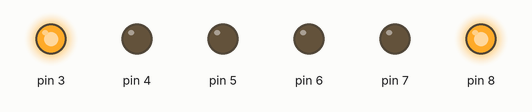
Recording of a sketch running on a simulated Arduino Uno, built with avr-gcc and run on an emulated ATmega328P. Parts: output pins drawn as LEDs (lit = HIGH).

Above: at 0.1 s.
At 5.1 s:
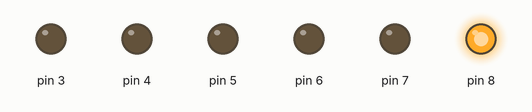
At 9.6 s:
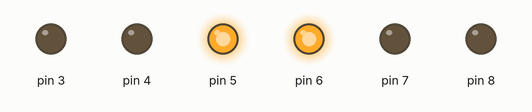
At 15.6 s:
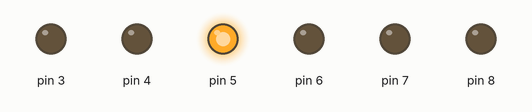
At 26.1 s:
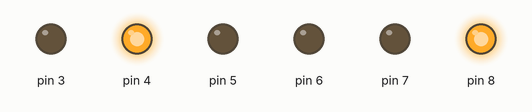
At 35.6 s:
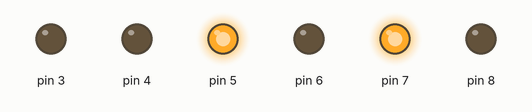
Timing chart, 0 to 39.5 s (numbered marks = the images above):
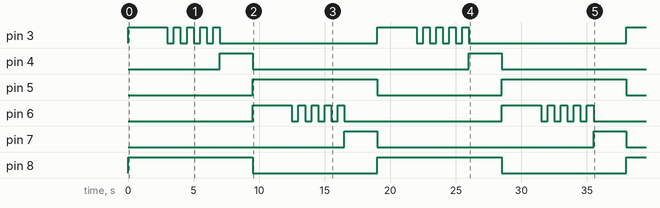

Measured:
- by itself, pin 3: goes HIGH 3.0 s, 4 × (LOW 0.50 s, HIGH 0.50 s), LOW 12.0 s, HIGH 3.0 s, 4 × (LOW 0.50 s, HIGH 0.50 s), LOW 12.0 s, then HIGH
- by itself, pin 4, pin 7: alternates HIGH for 2.5 s and LOW for 16.5 s
- by itself, pin 5, pin 8: alternates HIGH for 9.5 s and LOW for 9.5 s
- by itself, pin 6: goes HIGH 3.0 s, 4 × (LOW 0.50 s, HIGH 0.50 s), LOW 12.0 s, HIGH 3.0 s, 4 × (LOW 0.50 s, HIGH 0.50 s), then LOW

The sketch:

Semaforos.ino
```cpp
/*
  Programa que controla un par de semáforos en un cruce estandar
  se ampliará para controlar el cruce de peatones mediante un sensor
  capacitivo para su activación.
  */

void setup() {
  // Inicializamos como salida los pines de 3 al 8
  for (int pin = 3; pin <= 8; pin++) {
    pinMode(pin, OUTPUT);
  }
}

///////////////////////////////////////
// Función que controla el semáforo 1
//////////////////////////////////////
void semaforoUno() {
  digitalWrite(3, HIGH);// Luz verde
  int count = 0;
  delay(3000); // Luz verde encendida durante 3 segundos
  //El led verde parpadea
  digitalWrite(3, LOW);
  delay(500);
  digitalWrite(3, HIGH);
  delay(500);
  digitalWrite(3, LOW);
  delay(500);
  digitalWrite(3, HIGH);
  delay(500);
  digitalWrite(3, LOW);
  delay(500);
  digitalWrite(3, HIGH);
  delay(500);
  digitalWrite(3, LOW);
  delay(500);
  digitalWrite(3, HIGH);
  delay(500);
  digitalWrite(3, LOW);// Led verde se apaga
  digitalWrite(4, HIGH);// Led ambar se enciende
  delay(2500);
  digitalWrite(4, LOW);// Led ambar se apaga
  digitalWrite(5, HIGH);// Led rojo se enciende
  digitalWrite(8, LOW);// Se apaga el led rojo del semaforo 2
  //Llamamos a la función del semáforo 2.
  semaforoDos();
}

//////////////////////////////////////////////////////
//Función que controla el semáforo 2
///////////////////////////////////////////////////////
void semaforoDos() {
  digitalWrite(6, HIGH); // Luz verde semáforo 2
  delay(3000); // Tiempo de encendido del semáfor 2
  //El led verde parpadea
  digitalWrite(6, LOW);
  delay(500);
  digitalWrite(6, HIGH);
  delay(500);
  digitalWrite(6, LOW);
  delay(500);
  digitalWrite(6, HIGH);
  delay(500);
  digitalWrite(6, LOW);
  delay(500);
  digitalWrite(6, HIGH);
  delay(500);
  digitalWrite(6, LOW);
  delay(500);
  digitalWrite(6, HIGH);
  delay(500);
  digitalWrite(6, LOW);// El led verde se apaga
  // Se enciende el led ambar
  digitalWrite(7, HIGH);
  delay(2500);
  digitalWrite(7, LOW);// Se apaga el led ambar
  digitalWrite(8, HIGH);// Se enciende el led robo del semáforo 2
  digitalWrite(5, LOW);// Se apaga el led verde del semáforo 1
  //Llamamos a la función del semáforo 1
  semaforoUno();
}

void loop() {
  //Utilizamos un bucle para apagar todos los led de los dos semáforos
  for (int pin = 3; pin <= 8; pin++) {
    digitalWrite(pin, LOW);
  }
  digitalWrite(3, HIGH);// Encendemos el led verde del primer semáforo
  digitalWrite(8, HIGH);// Encendemos el led rojo del segundo semáforo
  // Llamamos a la función del semáforo uno
  // que iniciara una llamada recursiva a funciones.
  semaforoUno();
}
```
